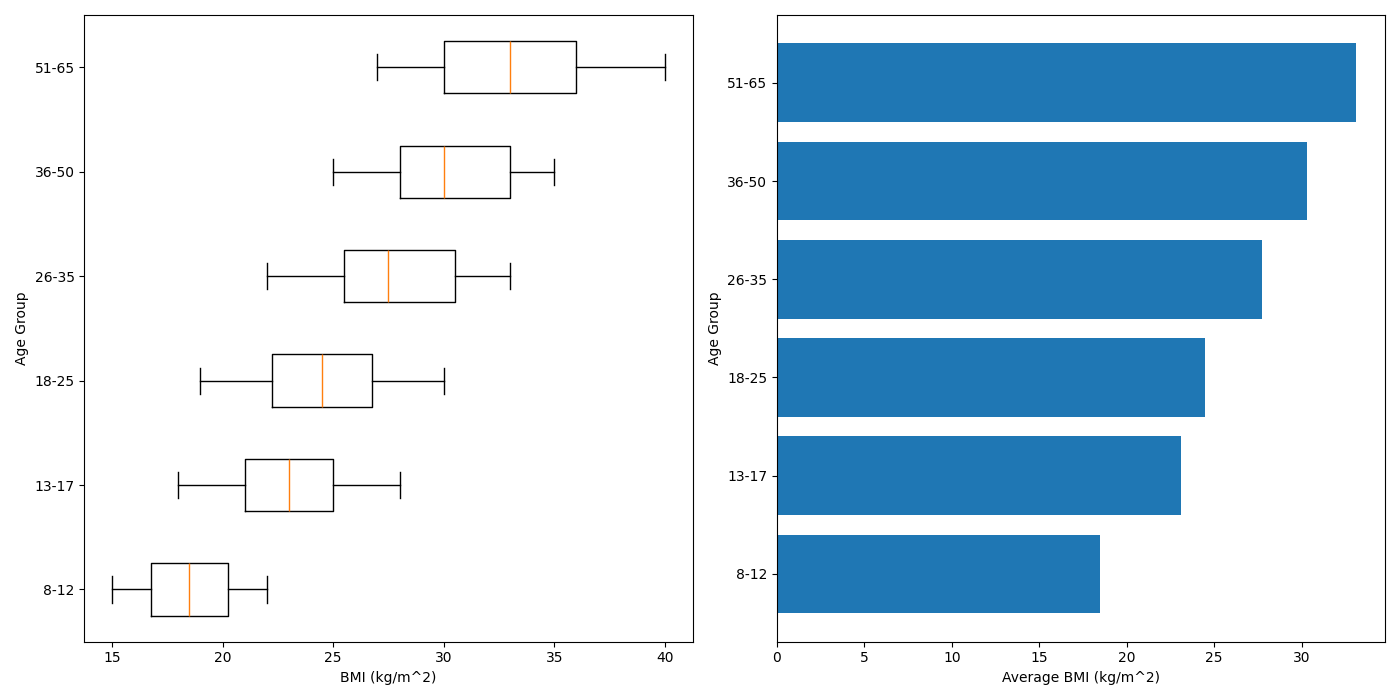

This figure's Python source:
import matplotlib.pyplot as plt
import numpy as np

# Define the age groups
age_groups = ['8-12', '13-17', '18-25', '26-35', '36-50', '51-65']

# Construct the BMI data for each age group
bmi_data = [
    [15, 16, 17, 18, 19, 20, 21, 22],          # Age 8-12
    [18, 20, 21, 22, 23, 24, 25, 27, 28],      # Age 13-17
    [19, 20, 22, 23, 24, 25, 26, 27, 29, 30],  # Age 18-25
    [22, 24, 26, 27, 28, 30, 32, 33],          # Age 26-35
    [25, 27, 29, 30, 32, 34, 35],              # Age 36-50
    [27, 28, 30, 32, 33, 34, 36, 38, 40]       # Age 51-65
]

# Create a Matplotlib figure
fig, axs = plt.subplots(nrows=1, ncols=2, figsize=(14, 7))

# Create box plot without stylistic features
axs[0].boxplot(bmi_data, vert=False, labels=age_groups)

axs[0].set_xlabel("BMI (kg/m^2)")
axs[0].set_ylabel("Age Group")

# Calculate the average BMI for each age group for the bar chart
average_bmi = [np.mean(bmi) for bmi in bmi_data]

# Create horizontal bar chart without stylistic features
axs[1].barh(age_groups, average_bmi)

axs[1].set_xlabel("Average BMI (kg/m^2)")
axs[1].set_ylabel("Age Group")

# Adjust layout
plt.tight_layout()

# Show the plot
plt.show()
